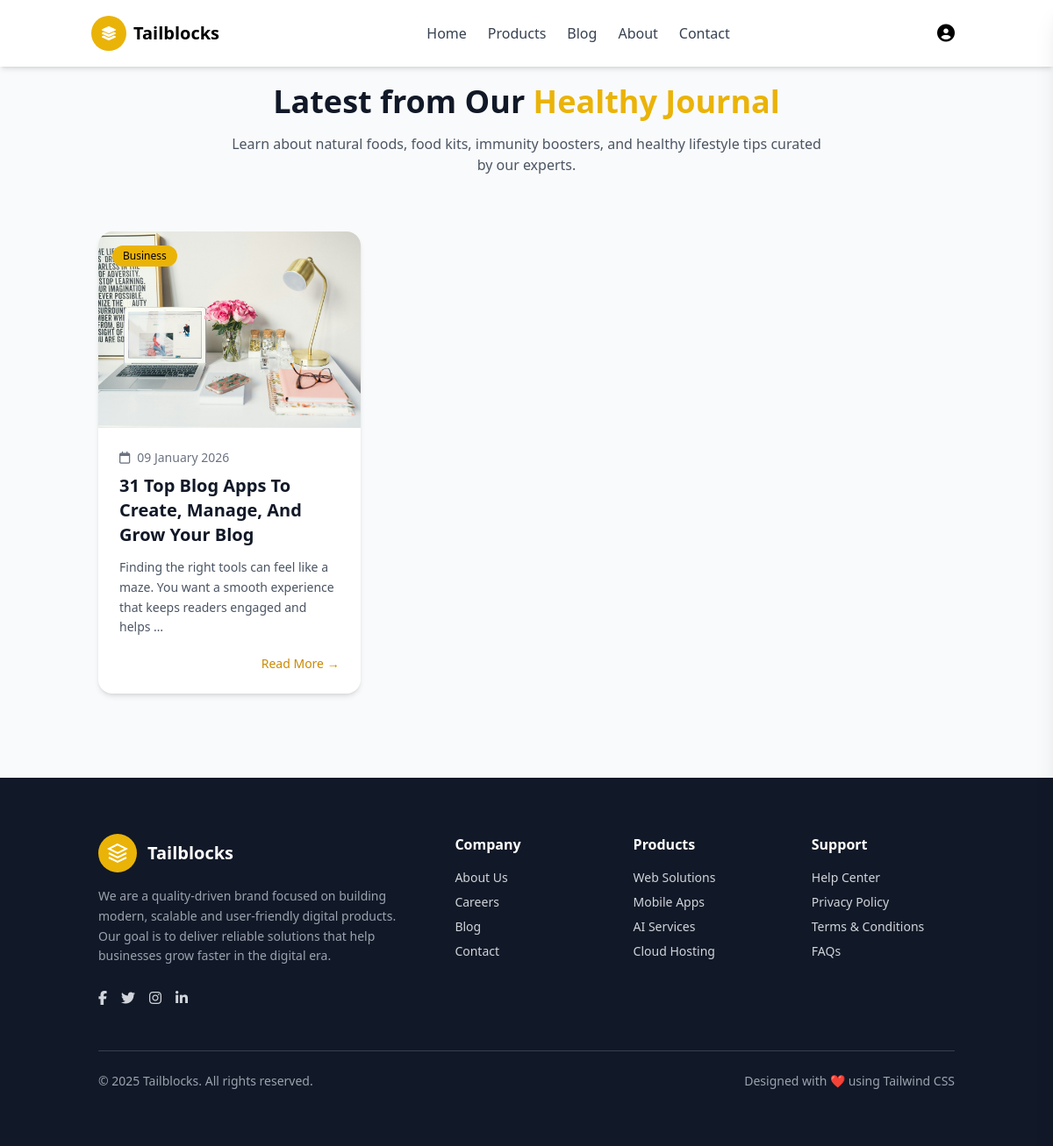
/blogs/ (signed in), run on the app's committed database.
### apps/store/models.py (models this page shows, shortened)
class Blogs(BaseModel):
    category = models.ForeignKey(BlogCategory, on_delete=models.CASCADE)
    image = models.ImageField(
        upload_to=blog_image_upload_path,
        default="blogs/default_blog.jpg",
        blank=True,
        null=True
    )
    title = models.CharField(max_length=255)
    content = models.TextField()

class BlogCategory(BaseModel):
    name = models.CharField(max_length=255)

### apps/store/views.py (the view)
# urls.py: path("blogs/", blogs, name="blogs"),
def blogs(request):
    blogs = Blogs.objects.all().order_by("-created_at")
    context = {
        'blogs': blogs
    }
    return render(request, "store/blogs.html", context)

### apps/store/templates/store/blogs.html (shortened to what this page needs)
{% extends 'store/base.html' %}
{% block body %}
<section class="bg-gray-50 py-24">
  <div class="container mx-auto px-6">
    <div class="text-center mb-16">
      <h2 class="text-3xl md:text-4xl font-extrabold text-gray-900">
        Latest from Our <span class="text-yellow-500">Healthy Journal</span>
      </h2>
      <p class="mt-4 max-w-2xl mx-auto text-gray-600">
        Learn about natural foods, food kits, immunity boosters, and healthy
        lifestyle tips curated by our experts.
      </p>
    </div>
    <div class="grid grid-cols-1 md:grid-cols-2 lg:grid-cols-3 gap-10">
      {% for blog in blogs %}
      <div class="bg-white rounded-2xl shadow-md hover:shadow-xl transition overflow-hidden">
        <div class="relative">
          <img src="{{ blog.image.url }}" class="w-full h-56 object-cover" alt="Blog">
          <span class="absolute top-4 left-4 bg-yellow-500 text-dark text-xs px-3 py-1 rounded-full">
            {{blog.category.name}}
          </span>
        </div>
        <div class="p-6">
          <div class="flex items-center gap-2 text-sm text-gray-500 mb-2">
            <i class="fa-regular fa-calendar"></i>
            <span>{{ blog.created_at|date:"d F Y" }}</span>
          </div>
          <h3 class="text-xl font-semibold text-gray-900 mb-3">
            {{blog.title}}
          </h3>
          <p class="text-gray-600 text-sm leading-relaxed mb-5">
            {{blog.content|truncatewords:20}}
          </p>
          <div class="flex justify-end">
            <a href="{% url 'blog_detail' blog.id %}" class="text-sm font-medium text-yellow-600 hover:underline">
              Read More →
            </a>
          </div>
        </div>
      </div>
      {% endfor %}
    </div>
  </div>
</section>
{% endblock %}

### data on the page
Blogs: image (picture), category.name "Business", created_at "09 January 2026", title "31 Top Blog Apps To Create, Manage, And Grow Your Blog", content "Finding the right tools can feel like a maze. You want a smooth experience that keeps readers engaged and helps …"
